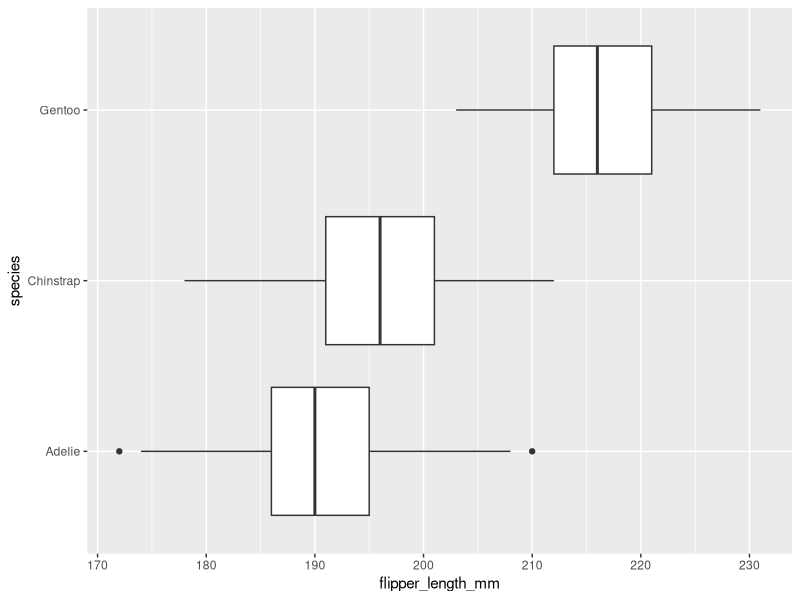
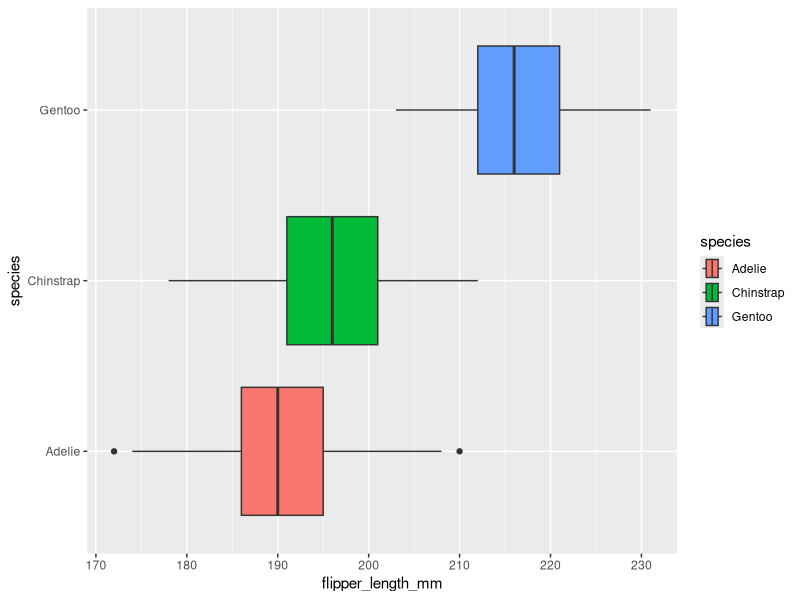
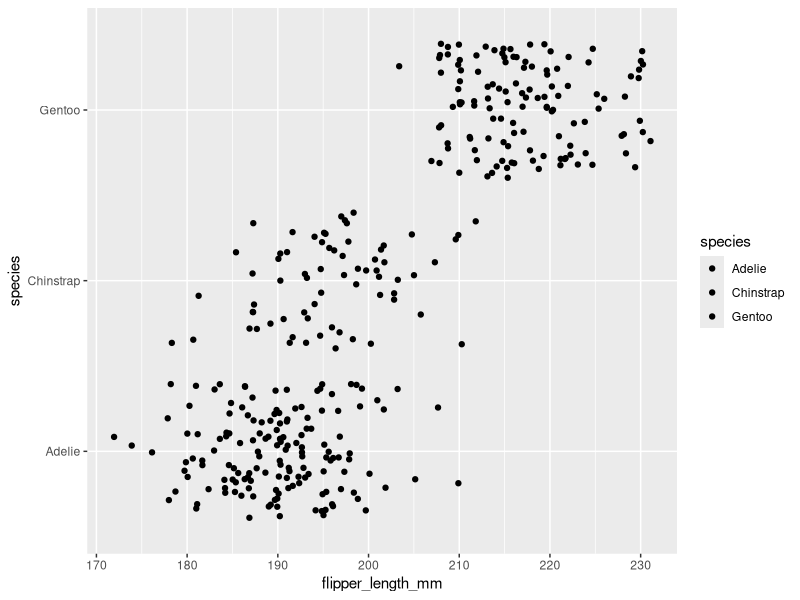
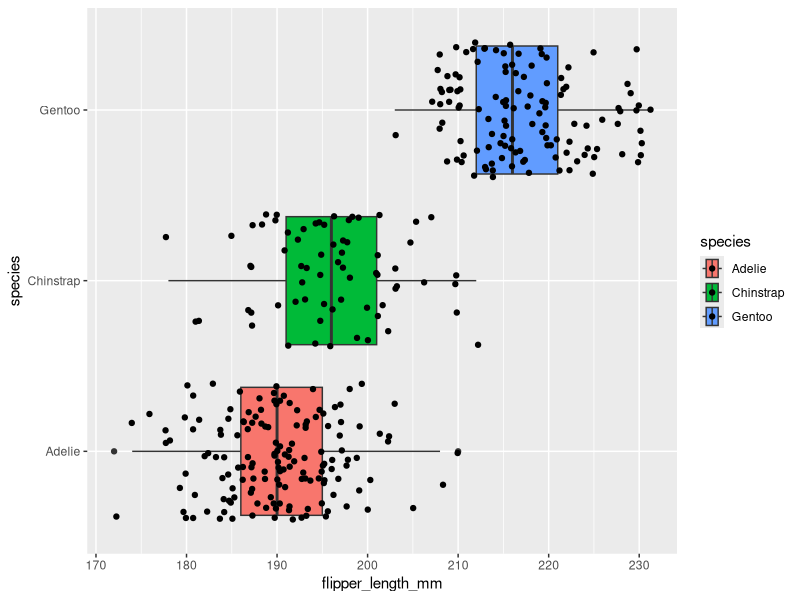
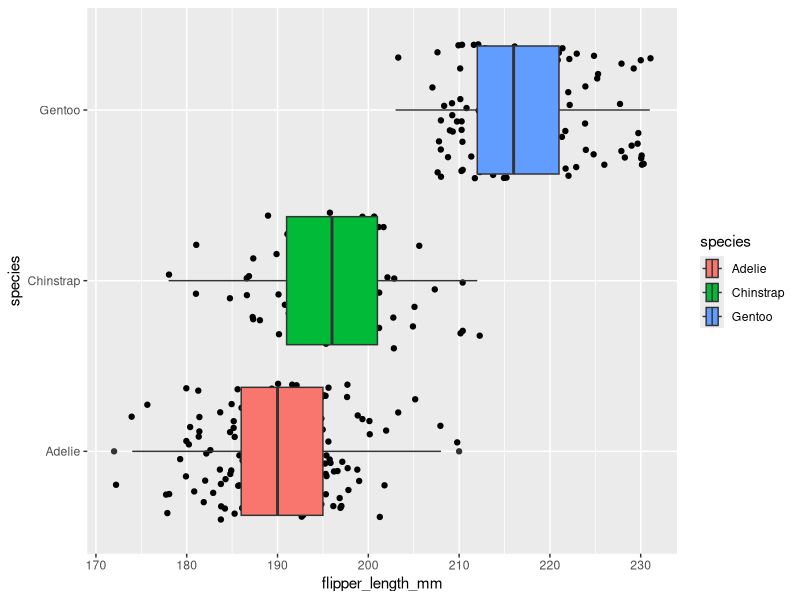
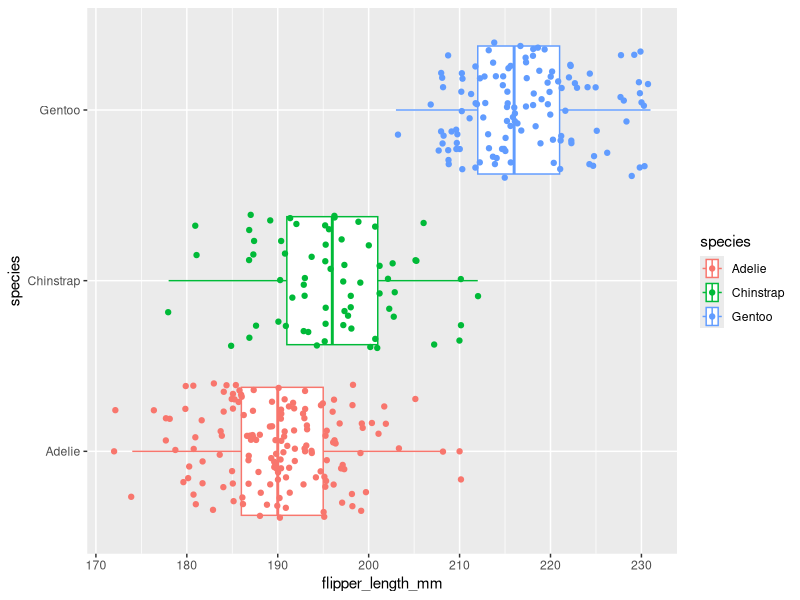
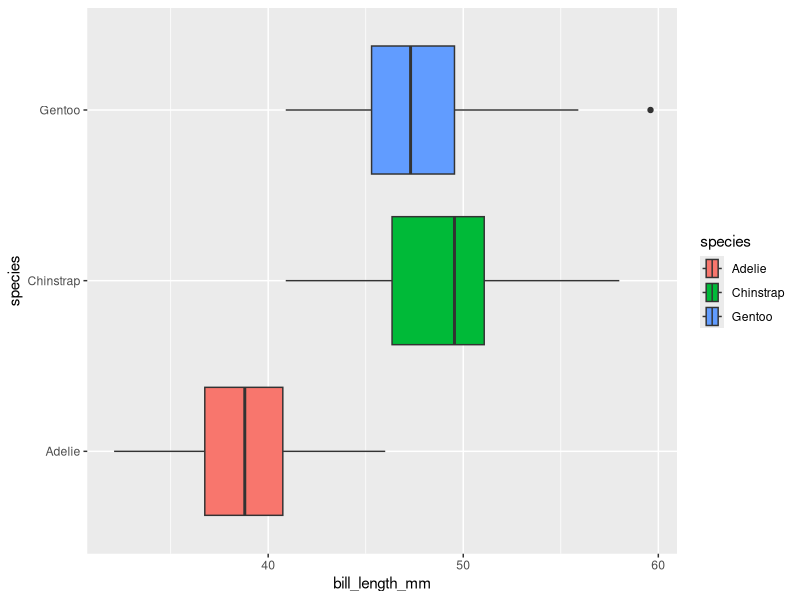
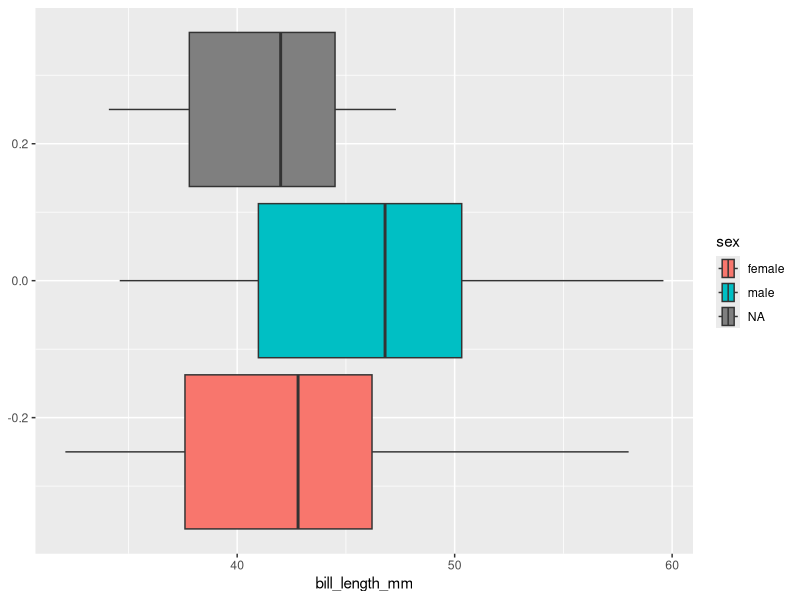

The R source for these figures, in order:
## ---- chunk 1
knitr::opts_chunk$set(error = TRUE)
## ---- chunk 2
library(palmerpenguins)
penguins
## ---- chunk 3
library(ggplot2)
## ---- chunk 4
ggplot(data = penguins, mapping = aes(x = flipper_length_mm, y = species)) +
  geom_boxplot()
## ---- chunk 5
ggplot(data = penguins, mapping = aes(x = flipper_length_mm, y = species, fill = species)) +
  geom_boxplot()
## ---- chunk 6
ggplot(data = penguins, mapping = aes(x = flipper_length_mm, y = species, fill = species)) +
  geom_jitter()
## ---- chunk 7
ggplot(data = penguins, mapping = aes(x = flipper_length_mm, y = species, fill = species)) +
  geom_boxplot() + geom_jitter()

ggplot(data = penguins, mapping = aes(x = flipper_length_mm, y = species, fill = species)) +
  geom_jitter() + geom_boxplot()

## ---- chunk 8
ggplot(data = penguins, mapping = aes(x = flipper_length_mm, y = species, color=species)) +
  geom_boxplot() + geom_jitter()
## ---- chunk 9
ggplot(data=penguins,mapping=aes(x=bill_length_mm, y=species, fill=species)) +
  geom_boxplot()
## ---- chunk 10
ggplot(data=penguins,mapping=aes(x=bill_length_mm,position=sex,fill=sex)) +
  geom_boxplot()
## ---- chunk 11
ggplot(data=penguins,mapping=aes(x=bill_length_mm,position=island,fill=island)) +
  geom_boxplot()
## ---- chunk 12

## ---- chunk 13

## ---- chunk 14

